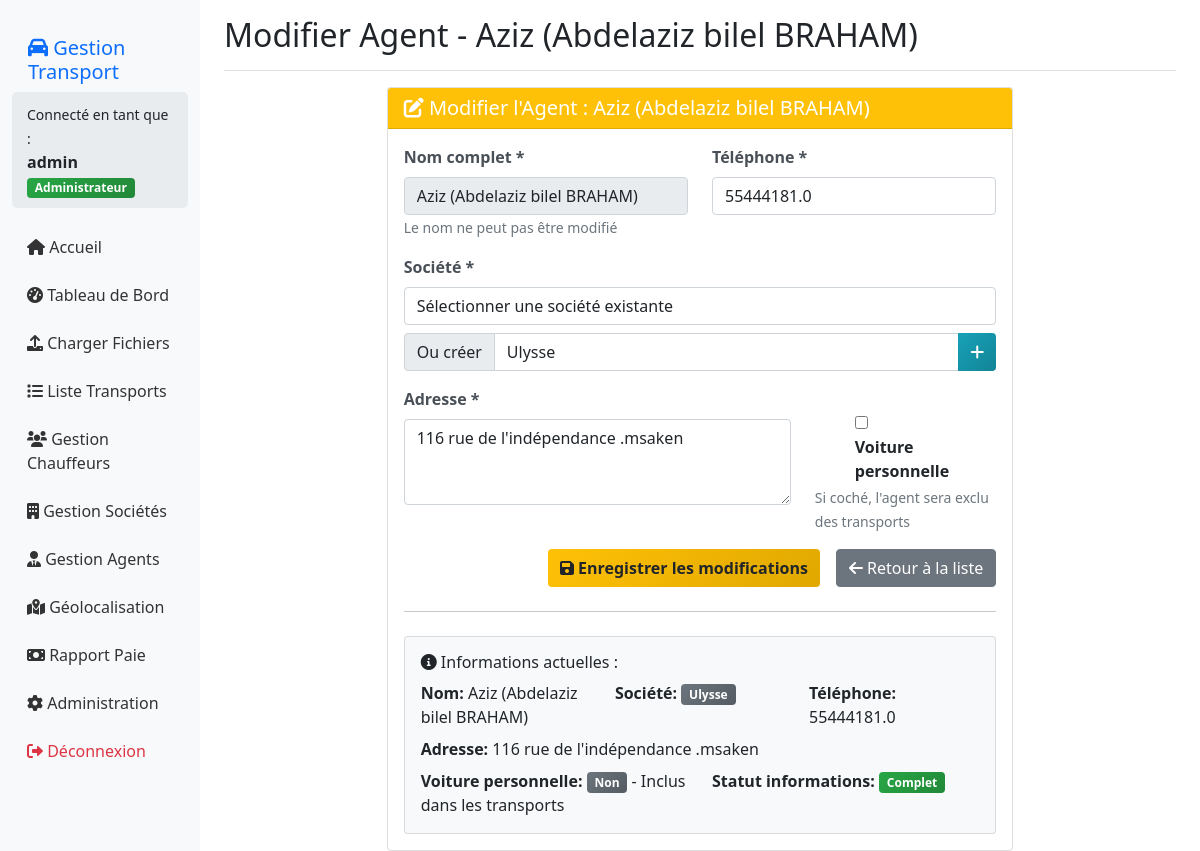
Screenshot of /agents/modifier/22/ (signed in) with the database file from the repository.
### gestion/models.py (models this page shows, shortened)
class Agent(models.Model):
    nom = models.CharField(max_length=200, unique=True)
    adresse = models.TextField()
    telephone = models.CharField(max_length=20)
    societe = models.ForeignKey(Societe, on_delete=models.SET_NULL, null=True, blank=True, verbose_name="Société")
    societe_texte = models.CharField(max_length=100, blank=True, null=True)
    voiture_personnelle = models.BooleanField(default=False)
    latitude = models.FloatField(null=True, blank=True, verbose_name="Latitude")
    longitude = models.FloatField(null=True, blank=True, verbose_name="Longitude")
    adresse_geocodee = models.TextField(blank=True, null=True, verbose_name="Adresse géocodée")
    derniere_geolocalisation = models.DateTimeField(null=True, blank=True)
    created_at = models.DateTimeField(default=timezone.now)
    date_correction_coords = models.DateTimeField(
        null=True,
        blank=True,
        verbose_name="Date de correction des coordonnées"
    )
    corrige_manuellement = models.BooleanField(
        default=False,
        verbose_name="Coordonnées corrigées manuellement"
    )
    notes_correction = models.TextField(
        blank=True,
        null=True,
        verbose_name="Notes sur la correction"
    )
    class Meta:
        verbose_name = "Agent"
        verbose_name_plural = "Agents"
        ordering = ['nom']
    def est_complet(self):
        adresse_incomplete = self.adresse in ['Adresse à compléter', 'Adresse non renseignee', '']
        telephone_incomplete = self.telephone in ['00000000', 'Telephone non renseigne', '']
        societe_incomplete = not self.societe and not self.societe_texte
        return not (adresse_incomplete or telephone_incomplete or societe_incomplete)

### gestion/views.py (the view)
# urls.py: path('agents/modifier/<int:id>/', views.modifier_agent, name='modifier_agent'),
@login_required
def modifier_agent(request, id):
    agent = get_object_or_404(Agent, id=id)
    societes_list = Societe.objects.all().order_by('nom')
    if request.method == 'POST':
        form = AgentModificationForm(request.POST, instance=agent)
        if form.is_valid():
            agent = form.save(commit=False)
            societe_select = form.cleaned_data.get('societe_select')
            societe_texte = form.cleaned_data.get('societe_texte')
            if societe_select:
                agent.societe = societe_select
                agent.societe_texte = None
            elif societe_texte:
                societe_existante = Societe.objects.filter(nom__iexact=societe_texte).first()
                if societe_existante:
                    agent.societe = societe_existante
                    agent.societe_texte = None
                else:
                    agent.societe = None
                    agent.societe_texte = societe_texte
            else:
                agent.societe = None
                agent.societe_texte = None
            agent.save()
            messages.success(request, f'Agent {agent.nom} modifié avec succès')
            return redirect('agents')
        else:
            messages.error(request, 'Erreur dans le formulaire')
    else:
        form = AgentModificationForm(instance=agent)
    context = {
        'form': form,
        'agent': agent,
        'societes_list': societes_list,  # AJOUTÉ
    }
    return render(request, 'gestion/modifier_agent.html', context)

### templates/gestion/modifier_agent.html (shortened to what this page needs)
{% extends 'gestion/base.html' %}
{% block page_title %}Modifier Agent - {{ agent.nom }}{% endblock %}
{% block content %}
<div class="row">
    <div class="col-md-8 mx-auto">
        <div class="card">
            <div class="card-header bg-warning text-white">
                <h5 class="card-title mb-0">
                    <i class="fas fa-edit"></i> Modifier l'Agent : {{ agent.nom }}
                </h5>
            </div>
            <div class="card-body">
                <form method="post" id="form-modifier-agent">
                    <div class="row">
                        <div class="col-md-6">
                            <div class="mb-3">
                                <label class="form-label fw-bold">Nom complet *</label>
                                {{ form.nom }}
                                <small class="form-text text-muted">Le nom ne peut pas être modifié</small>
                            </div>
                        </div>
                        <div class="col-md-6">
                            <div class="mb-3">
                                <label class="form-label fw-bold">Téléphone *</label>
                                {{ form.telephone }}
                            </div>
                        </div>
                    </div>
                    <div class="row">
                        <div class="col-md-12">
                            <div class="mb-3">
                                <label class="form-label fw-bold">Société *</label>
                                <div class="mb-2">
                                    <select id="id_societe_select" name="societe_select" class="form-control">
                                        <option value="">Sélectionner une société existante</option>
                                    </select>
                                </div>
                                <div class="input-group mb-3">
                                    <span class="input-group-text">Ou créer</span>
                                    <input type="text" id="id_societe_texte" name="societe_texte"
                                           class="form-control"
                                           placeholder="Nouvelle société"
                                           value="{% if not agent.societe and agent.societe_texte %}{{ agent.societe_texte }}{% endif %}"
                                           {% if agent.societe %}disabled{% endif %}>
                                    <button type="button" class="btn btn-info" onclick="ajouterSocieteRapide()">
                                        <i class="fas fa-plus"></i>
                                    </button>
                                </div>
                            </div>
                        </div>
                    </div>
                    <div class="row">
                        <div class="col-md-8">
                            <div class="mb-3">
                                <label class="form-label fw-bold">Adresse *</label>
                                {{ form.adresse }}
                            </div>
                        </div>
                        <div class="col-md-4">
                            <div class="mb-3">
                                <div class="form-check form-switch mt-4">
                                    {{ form.voiture_personnelle }}
                                    <label class="form-check-label fw-bold" for="{{ form.voiture_personnelle.id_for_label }}">
                                        Voiture personnelle
                                    </label>
                                </div>
                                <small class="form-text text-muted">
                                    Si coché, l'agent sera exclu des transports
                                </small>
                            </div>
                        </div>
                    </div>
                    <div class="d-grid gap-2 d-md-flex justify-content-md-end">
                        <button type="submit" class="btn btn-warning me-md-2">
                            <i class="fas fa-save"></i> Enregistrer les modifications
                        </button>
                        <a href="{% url 'agents' %}" class="btn btn-secondary">
                            <i class="fas fa-arrow-left"></i> Retour à la liste
                        </a>
                    </div>
                </form>
                <hr class="my-4">
                <div class="row">
                    <div class="col-12">
                        <div class="card bg-light">
                            <div class="card-body">
                                <h6><i class="fas fa-info-circle"></i> Informations actuelles :</h6>
                                <div class="row">
                                    <div class="col-md-4">
                                        <strong>Nom:</strong> {{ agent.nom }}
                                    </div>
                                    <div class="col-md-4">
                                        <strong>Société:</strong>
                                        {% if agent.societe %}
                                            <span class="badge bg-info">{{ agent.societe.nom }}</span>
                                        {% elif agent.societe_texte %}
                                            <span class="badge bg-secondary">{{ agent.societe_texte }}</span>
                                        {% else %}
                                            <span class="badge bg-danger">Non spécifié</span>
                                        {% endif %}
                                    </div>
                                    <div class="col-md-4">
                                        <strong>Téléphone:</strong> {{ agent.telephone }}
                                    </div>
                                </div>
                                <div class="row mt-2">
                                    <div class="col-md-12">
                                        <strong>Adresse:</strong> {{ agent.adresse }}
                                    </div>
                                </div>
                                <div class="row mt-2">
                                    <div class="col-md-6">
                                        <strong>Voiture personnelle:</strong>
                                        {% if agent.voiture_personnelle %}
                                            <span class="badge bg-success">Oui</span> - Exclu des transports
                                        {% else %}
                                            <span class="badge bg-secondary">Non</span> - Inclus dans les transports
                                        {% endif %}
                                    </div>
                                    <div class="col-md-6">
                                        <strong>Statut informations:</strong>
                                        {% if agent.est_complet %}
                                            <span class="badge bg-success">Complet</span>
                                        {% else %}
                                            <span class="badge bg-warning">Incomplet</span>
                                        {% endif %}
                                    </div>
                                </div>
                            </div>
                        </div>
                    </div>
                </div>
            </div>
        </div>
    </div>
</div>
{% endblock %}

### templates/gestion/base.html (shortened to what this page needs)
<!DOCTYPE html>
<html lang="fr">
<head>
    <link href="https://cdn.jsdelivr.net/npm/bootstrap@5.1.3/dist/css/bootstrap.min.css" rel="stylesheet">
    <link href="https://cdnjs.cloudflare.com/ajax/libs/font-awesome/6.0.0/css/all.min.css" rel="stylesheet">
</head>
<body>
    <div class="container-fluid">
        <div class="row">
            <nav class="col-md-3 col-lg-2 d-md-block sidebar">
                <div class="position-sticky pt-3">
                    <h5 class="px-3 text-primary"><i class="fas fa-car"></i> Gestion Transport</h5>
                    <div class="user-info">
                        <small>Connecté en tant que :</small><br>
                        <strong>{{ user.username }}</strong>
                        {% if user.is_staff %}
                        <span class="badge bg-success">Administrateur</span>
                        {% else %}
                        <span class="badge bg-info">Utilisateur</span>
                        {% endif %}
                    </div>
                    <ul class="nav flex-column">
                        <li class="nav-item">
                            <a class="nav-link" href="{% url 'index' %}">
                                <i class="fas fa-home"></i> Accueil
                            </a>
                        </li>
                        <li class="nav-item">
                            <a class="nav-link" href="{% url 'tableau_de_bord' %}">
                                <i class="fas fa-tachometer-alt"></i> Tableau de Bord
                            </a>
                        </li>
                        <li class="nav-item">
                            <a class="nav-link" href="{% url 'upload' %}">
                                <i class="fas fa-upload"></i> Charger Fichiers
                            </a>
                        </li>
                        <li class="nav-item">
                            <a class="nav-link" href="{% url 'liste_transports' %}">
                                <i class="fas fa-list"></i> Liste Transports
                            </a>
                        </li>
                        <li class="nav-item">
                            <a class="nav-link" href="{% url 'chauffeurs' %}">
                                <i class="fas fa-users"></i> Gestion Chauffeurs
                            </a>
                        </li>
                        <li class="nav-item">
                            <a class="nav-link" href="{% url 'societes' %}">
                                <i class="fas fa-building"></i> Gestion Sociétés
                            </a>
                        </li>
                        <li class="nav-item">
                            <a class="nav-link" href="{% url 'agents' %}">
                                <i class="fas fa-user-tie"></i> Gestion Agents
                            </a>
                        </li>
                        <li class="nav-item">
                            <a class="nav-link" href="{% url 'carte' %}">
                                <i class="fas fa-map-marked-alt"></i> Géolocalisation
                            </a>
                        </li>
                        {% if user.is_staff %}
                        <li class="nav-item">
                            <a class="nav-link" href="{% url 'paie' %}">
                                <i class="fas fa-money-bill"></i> Rapport Paie
                            </a>
                        </li>
                        <li class="nav-item">
                            <a class="nav-link" href="/admin/" target="_blank">
                                <i class="fas fa-cog"></i> Administration
                            </a>
                        </li>
                        {% endif %}
                        <li class="nav-item">
                            <a class="nav-link text-danger" href="{% url 'logout' %}">
                                <i class="fas fa-sign-out-alt"></i> Déconnexion
                            </a>
                        </li>
                    </ul>
                </div>
            </nav>
            <main class="col-md-9 ms-sm-auto col-lg-10 px-md-4 main-content">
                <div class="d-flex justify-content-between flex-wrap flex-md-nowrap align-items-center pt-3 pb-2 mb-3 border-bottom">
                    <h2 class="text-dark">{% block page_title %}Systeme de Gestion de Transport{% endblock %}</h2>
                </div>
                {% block content %}{% endblock %}
            </main>
        </div>
    </div>
</body>
</html>

### templates/gestion/base.html (style rules this page uses)
.sidebar { background-color: #f8f9fa; min-height: 100vh; padding-top: 20px; }
.sidebar .nav-link { color: #333; padding: 10px 15px; margin: 2px 0; }
.user-info { background: #e9ecef; padding: 10px 15px; border-radius: 5px; margin-bottom: 15px; }
.form-check-label { cursor: pointer; }

### templates/gestion/modifier_agent.html (style rules this page uses)
.form-label.fw-bold { color: #495057; margin-bottom: 0.5rem; }
.badge.bg-secondary { background: linear-gradient(135deg, #6c757d, #545b62) !important; color: white !important; font-weight: 600; }
.badge.bg-success { background: linear-gradient(135deg, #28a745, #218838) !important; color: white !important; font-weight: 600; }
.btn-info { background: linear-gradient(135deg, #17a2b8, #138496); border: none; color: white; font-weight: 600; }
.card { animation: fadeIn 0.5s ease; }
.btn-warning { background: linear-gradient(135deg, #ffc107, #e0a800); border: none; color: #212529; font-weight: 600; }

### rows the page displays
Agent: nom "Aziz (Abdelaziz bilel BRAHAM)", telephone "55444181.0", societe_texte "Ulysse", adresse "116 rue de l'indépendance .msaken"

### other values shown
{{ user.username }} "admin"
